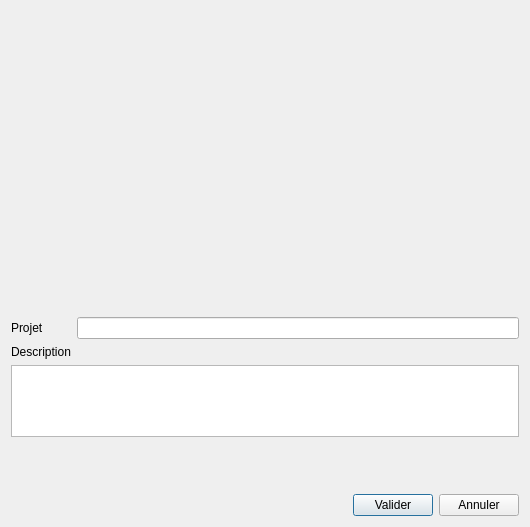
<?xml version="1.0" encoding="UTF-8"?>
<ui version="4.0">
 <class>AddProjectDialog</class>
 <widget class="QDialog" name="AddProjectDialog">
  <property name="geometry">
   <rect>
    <x>0</x>
    <y>0</y>
    <width>530</width>
    <height>527</height>
   </rect>
  </property>
  <property name="windowTitle">
   <string>Nouveau Projet</string>
  </property>
  <layout class="QGridLayout" name="gridLayout">
   <item row="1" column="1">
    <widget class="QLineEdit" name="leNameProject"/>
   </item>
   <item row="2" column="0">
    <widget class="QLabel" name="lbDescription">
     <property name="text">
      <string>Description</string>
     </property>
    </widget>
   </item>
   <item row="1" column="0">
    <widget class="QLabel" name="lbProjectName">
     <property name="text">
      <string>Projet</string>
     </property>
    </widget>
   </item>
   <item row="3" column="0" colspan="2">
    <widget class="QTextEdit" name="leDescription"/>
   </item>
   <item row="4" column="0" colspan="2">
    <widget class="RateWidget" name="widget" native="true">
     <property name="minimumSize">
      <size>
       <width>0</width>
       <height>45</height>
      </size>
     </property>
    </widget>
   </item>
   <item row="7" column="0" rowspan="2" colspan="2">
    <layout class="QHBoxLayout" name="horizontalLayout_3">
     <item>
      <spacer name="horizontalSpacer">
       <property name="orientation">
        <enum>Qt::Horizontal</enum>
       </property>
       <property name="sizeHint" stdset="0">
        <size>
         <width>40</width>
         <height>20</height>
        </size>
       </property>
      </spacer>
     </item>
     <item>
      <widget class="QPushButton" name="btnValid">
       <property name="text">
        <string>Valider</string>
       </property>
       <property name="icon">
        <iconset resource="../icons.qrc">
         <normaloff>:/icons/img/ok_valid.png</normaloff>:/icons/img/ok_valid.png</iconset>
       </property>
      </widget>
     </item>
     <item>
      <widget class="QPushButton" name="btnCancel">
       <property name="text">
        <string>Annuler</string>
       </property>
       <property name="icon">
        <iconset resource="../icons.qrc">
         <normaloff>:/icons/img/cancel.png</normaloff>:/icons/img/cancel.png</iconset>
       </property>
      </widget>
     </item>
    </layout>
   </item>
   <item row="0" column="0" colspan="2">
    <widget class="searchWidget" name="wdgSearch" native="true">
     <property name="minimumSize">
      <size>
       <width>0</width>
       <height>300</height>
      </size>
     </property>
    </widget>
   </item>
  </layout>
 </widget>
 <customwidgets>
  <customwidget>
   <class>RateWidget</class>
   <extends>QWidget</extends>
   <header>widgets/ratewidget.h</header>
   <container>1</container>
  </customwidget>
  <customwidget>
   <class>searchWidget</class>
   <extends>QWidget</extends>
   <header>widgets/searchwidget.h</header>
   <container>1</container>
  </customwidget>
 </customwidgets>
 <resources>
  <include location="../icons.qrc"/>
 </resources>
 <connections>
  <connection>
   <sender>btnValid</sender>
   <signal>pressed()</signal>
   <receiver>AddProjectDialog</receiver>
   <slot>accept()</slot>
   <hints>
    <hint type="sourcelabel">
     <x>280</x>
     <y>516</y>
    </hint>
    <hint type="destinationlabel">
     <x>150</x>
     <y>217</y>
    </hint>
   </hints>
  </connection>
  <connection>
   <sender>btnCancel</sender>
   <signal>released()</signal>
   <receiver>AddProjectDialog</receiver>
   <slot>reject()</slot>
   <hints>
    <hint type="sourcelabel">
     <x>366</x>
     <y>516</y>
    </hint>
    <hint type="destinationlabel">
     <x>312</x>
     <y>319</y>
    </hint>
   </hints>
  </connection>
 </connections>
</ui>
